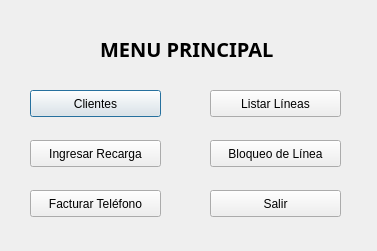
<?xml version="1.0" encoding="UTF-8"?>
<ui version="4.0">
 <class>menu</class>
 <widget class="QDialog" name="menu">
  <property name="geometry">
   <rect>
    <x>0</x>
    <y>0</y>
    <width>377</width>
    <height>251</height>
   </rect>
  </property>
  <property name="windowTitle">
   <string>Dialog</string>
  </property>
  <widget class="QPushButton" name="BClientes">
   <property name="geometry">
    <rect>
     <x>30</x>
     <y>90</y>
     <width>131</width>
     <height>27</height>
    </rect>
   </property>
   <property name="text">
    <string>Clientes</string>
   </property>
  </widget>
  <widget class="QPushButton" name="BRecarga">
   <property name="geometry">
    <rect>
     <x>30</x>
     <y>140</y>
     <width>131</width>
     <height>27</height>
    </rect>
   </property>
   <property name="text">
    <string>Ingresar Recarga</string>
   </property>
  </widget>
  <widget class="QPushButton" name="BFac">
   <property name="geometry">
    <rect>
     <x>30</x>
     <y>190</y>
     <width>131</width>
     <height>27</height>
    </rect>
   </property>
   <property name="text">
    <string>Facturar Teléfono</string>
   </property>
  </widget>
  <widget class="QPushButton" name="BSalir">
   <property name="geometry">
    <rect>
     <x>210</x>
     <y>190</y>
     <width>131</width>
     <height>27</height>
    </rect>
   </property>
   <property name="text">
    <string>Salir</string>
   </property>
  </widget>
  <widget class="QPushButton" name="Bblock">
   <property name="geometry">
    <rect>
     <x>210</x>
     <y>140</y>
     <width>131</width>
     <height>27</height>
    </rect>
   </property>
   <property name="text">
    <string>Bloqueo de Línea</string>
   </property>
  </widget>
  <widget class="QPushButton" name="BListarLineas">
   <property name="geometry">
    <rect>
     <x>210</x>
     <y>90</y>
     <width>131</width>
     <height>27</height>
    </rect>
   </property>
   <property name="text">
    <string>Listar Líneas</string>
   </property>
  </widget>
  <widget class="QLabel" name="label">
   <property name="geometry">
    <rect>
     <x>100</x>
     <y>40</y>
     <width>181</width>
     <height>17</height>
    </rect>
   </property>
   <property name="font">
    <font>
     <family>Umpush</family>
     <pointsize>15</pointsize>
     <weight>75</weight>
     <bold>true</bold>
    </font>
   </property>
   <property name="text">
    <string>MENU PRINCIPAL</string>
   </property>
  </widget>
 </widget>
 <resources/>
 <connections/>
</ui>
